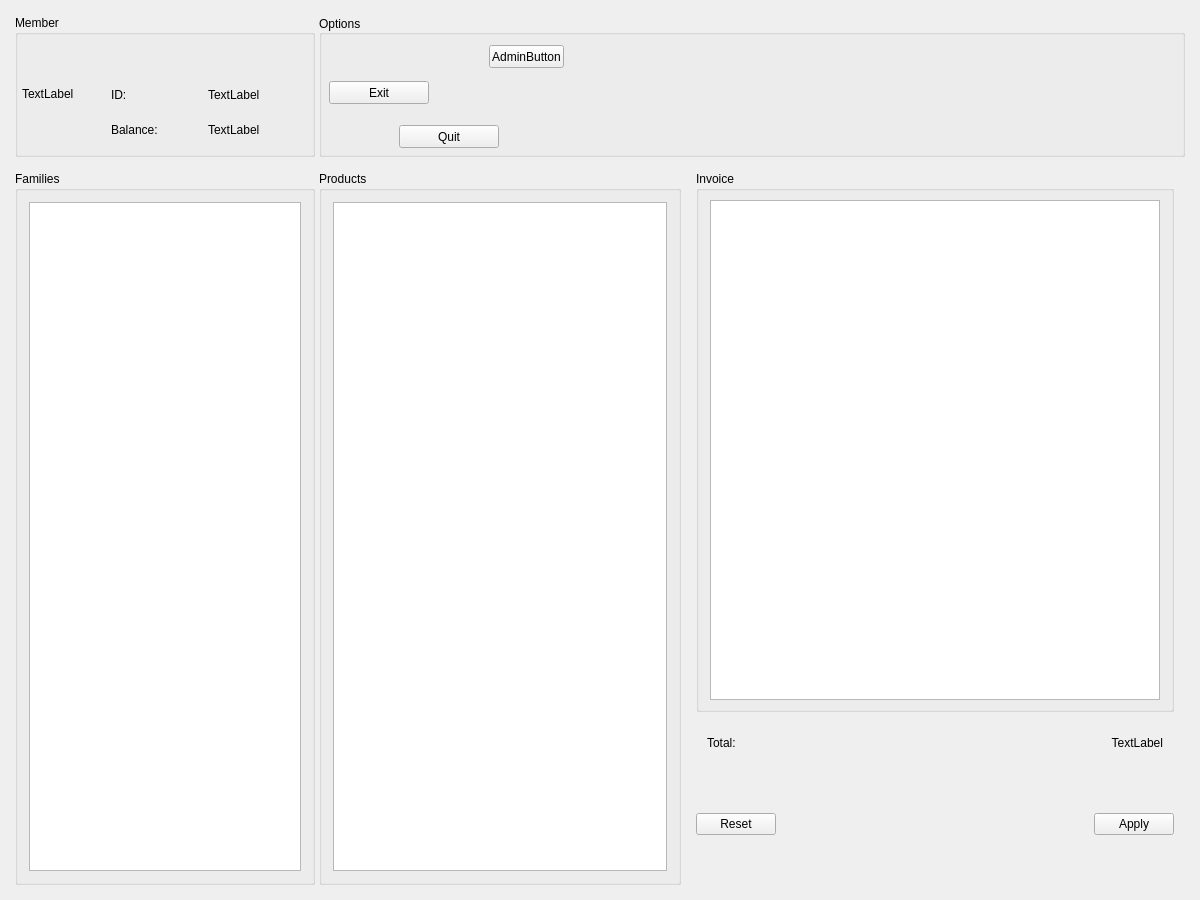
<?xml version="1.0" encoding="UTF-8"?>
<ui version="4.0">
 <class>MainWindow</class>
 <widget class="QWidget" name="MainWindow">
  <property name="geometry">
   <rect>
    <x>0</x>
    <y>0</y>
    <width>1200</width>
    <height>900</height>
   </rect>
  </property>
  <property name="minimumSize">
   <size>
    <width>1200</width>
    <height>900</height>
   </size>
  </property>
  <property name="windowTitle">
   <string>MainWindow</string>
  </property>
  <property name="locale">
   <locale language="Spanish" country="Spain"/>
  </property>
  <layout class="QVBoxLayout" name="verticalLayout">
   <item>
    <widget class="QWidget" name="topBar" native="true">
     <property name="minimumSize">
      <size>
       <width>0</width>
       <height>150</height>
      </size>
     </property>
     <property name="maximumSize">
      <size>
       <width>16777215</width>
       <height>150</height>
      </size>
     </property>
     <layout class="QHBoxLayout" name="horizontalLayout_5">
      <property name="spacing">
       <number>4</number>
      </property>
      <property name="leftMargin">
       <number>4</number>
      </property>
      <property name="topMargin">
       <number>4</number>
      </property>
      <property name="rightMargin">
       <number>4</number>
      </property>
      <property name="bottomMargin">
       <number>4</number>
      </property>
      <item>
       <widget class="QGroupBox" name="memberGroupBox">
        <property name="minimumSize">
         <size>
          <width>300</width>
          <height>0</height>
         </size>
        </property>
        <property name="maximumSize">
         <size>
          <width>300</width>
          <height>16777215</height>
         </size>
        </property>
        <property name="title">
         <string>Member</string>
        </property>
        <layout class="QHBoxLayout" name="horizontalLayout_6">
         <property name="spacing">
          <number>4</number>
         </property>
         <property name="leftMargin">
          <number>4</number>
         </property>
         <property name="topMargin">
          <number>4</number>
         </property>
         <property name="rightMargin">
          <number>4</number>
         </property>
         <property name="bottomMargin">
          <number>4</number>
         </property>
         <item>
          <widget class="QLabel" name="memberImage">
           <property name="minimumSize">
            <size>
             <width>80</width>
             <height>80</height>
            </size>
           </property>
           <property name="maximumSize">
            <size>
             <width>80</width>
             <height>80</height>
            </size>
           </property>
           <property name="text">
            <string>TextLabel</string>
           </property>
          </widget>
         </item>
         <item>
          <widget class="QWidget" name="memberView" native="true">
           <layout class="QVBoxLayout" name="verticalLayout_3">
            <property name="spacing">
             <number>3</number>
            </property>
            <property name="leftMargin">
             <number>4</number>
            </property>
            <property name="topMargin">
             <number>4</number>
            </property>
            <property name="rightMargin">
             <number>4</number>
            </property>
            <property name="bottomMargin">
             <number>4</number>
            </property>
            <item>
             <widget class="QLabel" name="memberNameLabel">
              <property name="text">
               <string/>
              </property>
             </widget>
            </item>
            <item>
             <widget class="QWidget" name="memberIdWidget" native="true">
              <layout class="QHBoxLayout" name="horizontalLayout_2">
               <property name="spacing">
                <number>1</number>
               </property>
               <property name="leftMargin">
                <number>1</number>
               </property>
               <property name="topMargin">
                <number>1</number>
               </property>
               <property name="rightMargin">
                <number>1</number>
               </property>
               <property name="bottomMargin">
                <number>1</number>
               </property>
               <item>
                <widget class="QLabel" name="memberIdLabel">
                 <property name="text">
                  <string>ID:</string>
                 </property>
                </widget>
               </item>
               <item>
                <widget class="QLabel" name="memberIdInfo">
                 <property name="text">
                  <string>TextLabel</string>
                 </property>
                </widget>
               </item>
              </layout>
             </widget>
            </item>
            <item>
             <widget class="QWidget" name="memberAccountWidget" native="true">
              <layout class="QHBoxLayout" name="horizontalLayout_7">
               <property name="spacing">
                <number>1</number>
               </property>
               <property name="leftMargin">
                <number>1</number>
               </property>
               <property name="topMargin">
                <number>1</number>
               </property>
               <property name="rightMargin">
                <number>1</number>
               </property>
               <property name="bottomMargin">
                <number>1</number>
               </property>
               <item>
                <widget class="QLabel" name="memberBalanceLabel">
                 <property name="text">
                  <string>Balance:</string>
                 </property>
                </widget>
               </item>
               <item>
                <widget class="QLabel" name="memberBalanceInfo">
                 <property name="text">
                  <string>TextLabel</string>
                 </property>
                </widget>
               </item>
              </layout>
             </widget>
            </item>
           </layout>
          </widget>
         </item>
        </layout>
       </widget>
      </item>
      <item>
       <widget class="QGroupBox" name="optionsGroupBox">
        <property name="title">
         <string>Options</string>
        </property>
        <property name="alignment">
         <set>Qt::AlignLeading|Qt::AlignLeft|Qt::AlignVCenter</set>
        </property>
        <widget class="QPushButton" name="quitButton">
         <property name="geometry">
          <rect>
           <x>80</x>
           <y>110</y>
           <width>100</width>
           <height>23</height>
          </rect>
         </property>
         <property name="minimumSize">
          <size>
           <width>100</width>
           <height>0</height>
          </size>
         </property>
         <property name="maximumSize">
          <size>
           <width>100</width>
           <height>16777215</height>
          </size>
         </property>
         <property name="text">
          <string>Quit</string>
         </property>
        </widget>
        <widget class="QPushButton" name="exitButton">
         <property name="geometry">
          <rect>
           <x>10</x>
           <y>66</y>
           <width>100</width>
           <height>23</height>
          </rect>
         </property>
         <property name="sizePolicy">
          <sizepolicy hsizetype="Ignored" vsizetype="Fixed">
           <horstretch>0</horstretch>
           <verstretch>0</verstretch>
          </sizepolicy>
         </property>
         <property name="minimumSize">
          <size>
           <width>100</width>
           <height>0</height>
          </size>
         </property>
         <property name="maximumSize">
          <size>
           <width>100</width>
           <height>16777215</height>
          </size>
         </property>
         <property name="autoFillBackground">
          <bool>false</bool>
         </property>
         <property name="text">
          <string>Exit</string>
         </property>
        </widget>
        <widget class="QPushButton" name="adminButton">
         <property name="geometry">
          <rect>
           <x>170</x>
           <y>30</y>
           <width>75</width>
           <height>23</height>
          </rect>
         </property>
         <property name="text">
          <string>AdminButton</string>
         </property>
        </widget>
       </widget>
      </item>
     </layout>
    </widget>
   </item>
   <item>
    <widget class="QWidget" name="mainWidget" native="true">
     <layout class="QHBoxLayout" name="verticalLayout_2">
      <property name="spacing">
       <number>4</number>
      </property>
      <property name="leftMargin">
       <number>4</number>
      </property>
      <property name="topMargin">
       <number>4</number>
      </property>
      <property name="rightMargin">
       <number>4</number>
      </property>
      <property name="bottomMargin">
       <number>4</number>
      </property>
      <item>
       <widget class="QGroupBox" name="familyGroupBox">
        <property name="minimumSize">
         <size>
          <width>300</width>
          <height>0</height>
         </size>
        </property>
        <property name="maximumSize">
         <size>
          <width>300</width>
          <height>16777215</height>
         </size>
        </property>
        <property name="styleSheet">
         <string notr="true"/>
        </property>
        <property name="title">
         <string>Families</string>
        </property>
        <layout class="QVBoxLayout" name="horizontalLayout_3">
         <item>
          <widget class="QListWidget" name="familyListWidget">
           <property name="movement">
            <enum>QListView::Static</enum>
           </property>
           <property name="flow">
            <enum>QListView::TopToBottom</enum>
           </property>
           <property name="uniformItemSizes">
            <bool>true</bool>
           </property>
           <property name="selectionRectVisible">
            <bool>true</bool>
           </property>
          </widget>
         </item>
        </layout>
       </widget>
      </item>
      <item>
       <widget class="QGroupBox" name="productGroupBox">
        <property name="title">
         <string>Products</string>
        </property>
        <layout class="QHBoxLayout" name="horizontalLayout_4">
         <item>
          <widget class="QListWidget" name="productListWidget">
           <property name="movement">
            <enum>QListView::Static</enum>
           </property>
           <property name="flow">
            <enum>QListView::LeftToRight</enum>
           </property>
           <property name="isWrapping" stdset="0">
            <bool>true</bool>
           </property>
           <property name="uniformItemSizes">
            <bool>true</bool>
           </property>
          </widget>
         </item>
        </layout>
       </widget>
      </item>
      <item>
       <widget class="QWidget" name="invoiceWidget" native="true">
        <property name="minimumSize">
         <size>
          <width>500</width>
          <height>0</height>
         </size>
        </property>
        <property name="maximumSize">
         <size>
          <width>500</width>
          <height>16777215</height>
         </size>
        </property>
        <layout class="QVBoxLayout" name="verticalLayout_4">
         <property name="topMargin">
          <number>0</number>
         </property>
         <item>
          <widget class="QGroupBox" name="invoiceGroupBox">
           <property name="title">
            <string>Invoice</string>
           </property>
           <layout class="QVBoxLayout" name="verticalLayout_5">
            <property name="spacing">
             <number>6</number>
            </property>
            <property name="topMargin">
             <number>9</number>
            </property>
            <property name="bottomMargin">
             <number>9</number>
            </property>
            <item>
             <widget class="QTableWidget" name="invoiceTableWidget"/>
            </item>
           </layout>
          </widget>
         </item>
         <item>
          <widget class="QWidget" name="totalWidget" native="true">
           <property name="minimumSize">
            <size>
             <width>0</width>
             <height>50</height>
            </size>
           </property>
           <property name="maximumSize">
            <size>
             <width>16777215</width>
             <height>50</height>
            </size>
           </property>
           <layout class="QHBoxLayout" name="horizontalLayout_8">
            <item>
             <widget class="QLabel" name="totalLabel">
              <property name="text">
               <string>Total:</string>
              </property>
             </widget>
            </item>
            <item>
             <widget class="QLabel" name="totalDisplayLabel">
              <property name="text">
               <string>TextLabel</string>
              </property>
              <property name="alignment">
               <set>Qt::AlignRight|Qt::AlignTrailing|Qt::AlignVCenter</set>
              </property>
             </widget>
            </item>
           </layout>
          </widget>
         </item>
         <item>
          <widget class="QDialogButtonBox" name="buttonBox">
           <property name="minimumSize">
            <size>
             <width>0</width>
             <height>100</height>
            </size>
           </property>
           <property name="maximumSize">
            <size>
             <width>16777215</width>
             <height>100</height>
            </size>
           </property>
           <property name="standardButtons">
            <set>QDialogButtonBox::Apply|QDialogButtonBox::Reset</set>
           </property>
          </widget>
         </item>
        </layout>
       </widget>
      </item>
     </layout>
    </widget>
   </item>
  </layout>
 </widget>
 <layoutdefault spacing="6" margin="11"/>
 <resources/>
 <connections/>
</ui>
